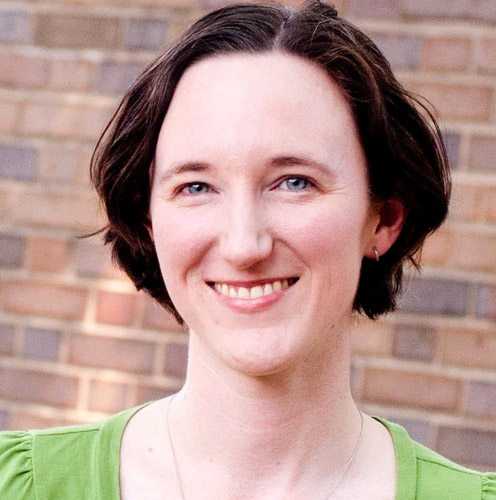
//> input picture img/h1.png, 496 x 500 px
$ ./demo_-_Kopie__2_ ../../img/h1.png   (built with g++ and OpenCV 4)
//> lines starting //> are read from the running program, lines starting //| are printed output that depends on the picture
//> further down, image is the input picture: 500 rows x 496 cols, CV_8UC3; mean B, G, R 141.4, 149.3, 180
#include <set>
#include <iostream>
#include <fstream>
#include <opencv2/opencv.hpp>

using namespace cv;
using namespace std;


void filter (const Mat &image, Mat &out)
{
    out.create(image.size(), image.type());

    for (int i=0; i<=image.rows;i++){
        for (int j=0; j<=image.cols; j++){
            Vec3b intensity = image.at<Vec3b>(i, j);
            //cerr << i << " " << j << " " << intensity << endl;
            float b   = intensity[0];
            float g   = intensity[1];
            float r   = intensity[2];
            float rg  = (r - g) * (r - g);
            float rb  = (r - b) * (r - b);
            float gb  = (g - b) * (g - b);
            float sum = (rg + rb + gb);
            float l1  = rg / sum;
            float l2  = rb / sum;
            float l3  = gb / sum;

            out.at<Vec3b>(i,j)= Vec3b(l1 * 255, l2 * 255, l3 * 255);
        }
    }
}

void filter2 (const Mat &image, Mat &out)
{
    // convert and split
    Mat imgf;
    image.convertTo(imgf, CV_32F, 1.0/255.0);
    Mat chn[3];
    split(imgf, chn);
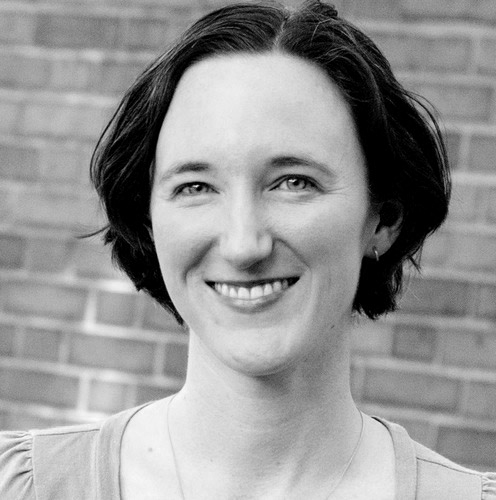
//> chn[1]: 500 rows x 496 cols, CV_32FC1; min 0, max 0.996, mean 0.586
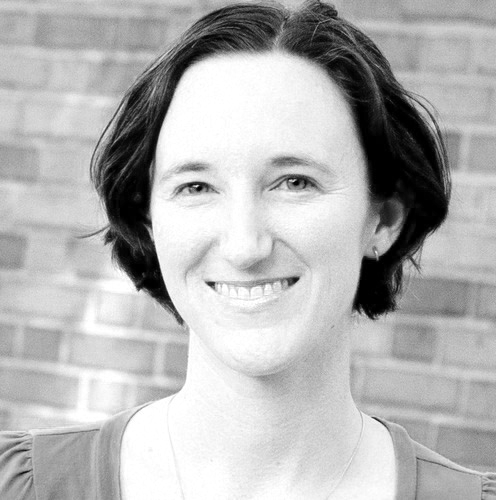
//> chn[2]: 500 rows x 496 cols, CV_32FC1; min 0, max 1, mean 0.706
    // (R-G)^2
    Mat rg = chn[2] - chn[1];
    multiply(rg,rg,rg);
    // (R-B)^2
    Mat rb = chn[2] - chn[0];
    multiply(rb,rb,rb);
    // (G-B)^2
    Mat gb = chn[1] - chn[0];
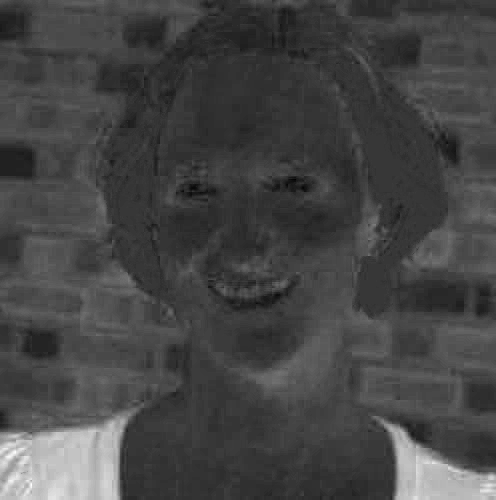
//> gb: 500 rows x 496 cols, CV_32FC1; min -0.118, max 0.424, mean 0.0311; drawn with min black and max white
    multiply(gb,gb,gb);
    // divide by sum
    Mat sm = (rg + rb + gb);
    divide(rg, sm, rg);
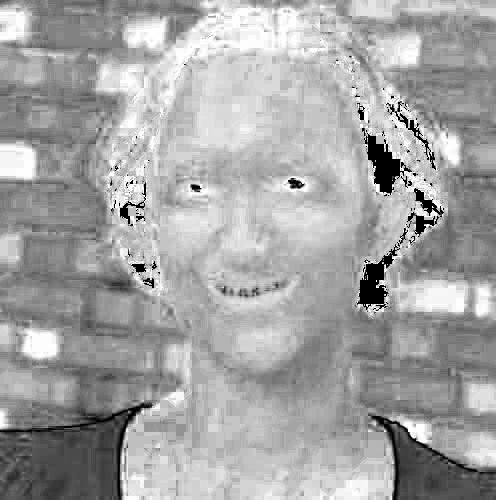
//> rg: 500 rows x 496 cols, CV_32FC1; 1.33% of the values are NaN or infinite; the others: min 0, max 0.667, mean 0.435; drawn with min black, max white, NaN and infinite black
    divide(rb, sm, rb);
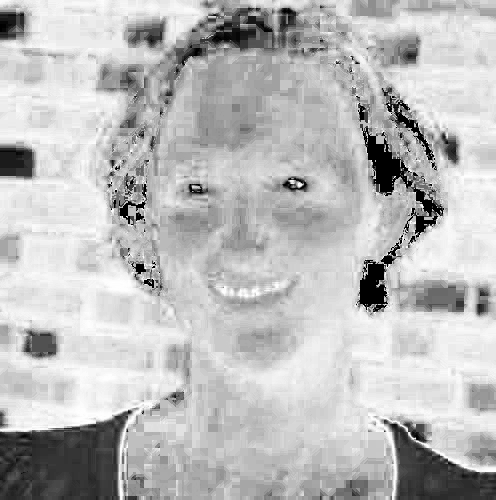
//> rb: 500 rows x 496 cols, CV_32FC1; 1.33% of the values are NaN or infinite; the others: min 0, max 0.667, mean 0.499; drawn with min black, max white, NaN and infinite black
    divide(gb, sm, gb);
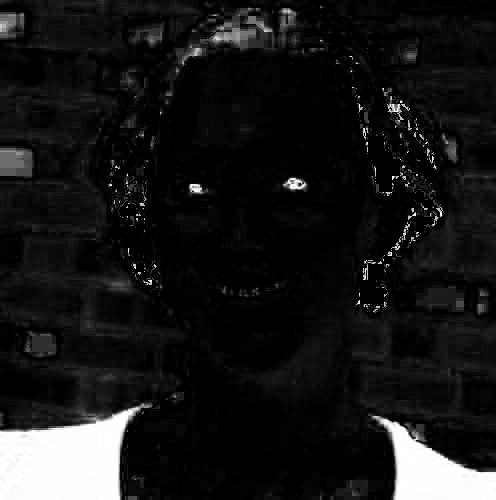
//> gb: 500 rows x 496 cols, CV_32FC1; 1.33% of the values are NaN or infinite; the others: min 0, max 0.667, mean 0.0657; drawn with min black, max white, NaN and infinite black
    // merge and concvert
    Mat ch2[] = {rg, rb, gb};
    merge(ch2, 3, imgf);
//> imgf: 500 rows x 496 cols, CV_32FC3; 1.33% of the values are NaN or infinite; the others: min 0, max 0.667, mean 0.333
    imgf.convertTo(out, CV_8U, 255.0);
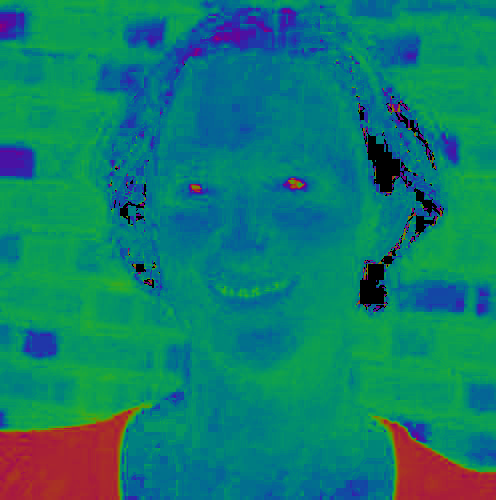
//> out: 500 rows x 496 cols, CV_8UC3; mean B, G, R 109.6, 125.5, 16.5
}

int main(int agra, char** argv){
    String fn="phase1.png";
    if (agra>1) fn = argv[1];
    Mat image = imread(fn);
    if (image.empty())
    {
        cerr << "U$)TZ(T§$TI§H";
        return 1;
    }
    Mat result;
    filter2(image, result);
    imshow("org", image);
    imshow("res", result);
    waitKey(0);
    return 0;
}
